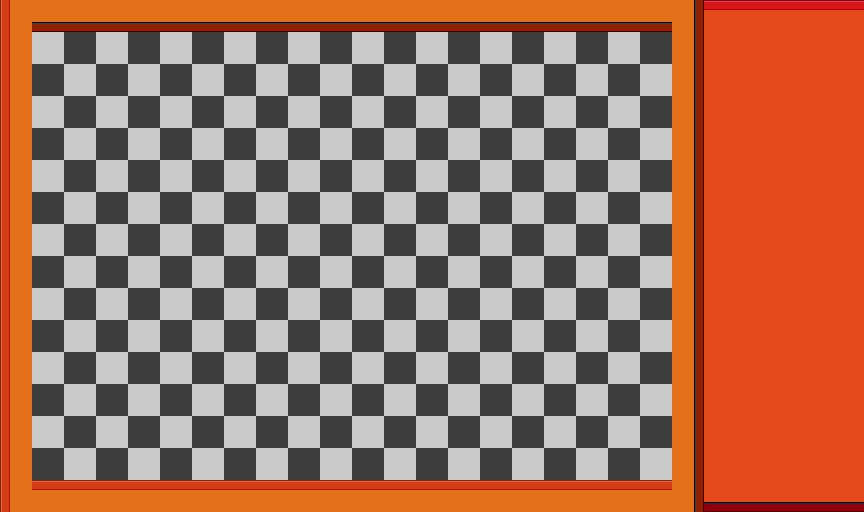

Tiled map render using the project's own tile images. Description and the map definition, with tile-layer contents summarised, below:
An orthogonal 27x16 tile map with 32x32 px tiles, 3 tile layers (Board, IceTurn, FireTurn).

<map version="1.0" orientation="orthogonal" renderorder="right-down" width="27" height="16" tilewidth="32" tileheight="32">
 <tileset firstgid="1" name="tset2" tilewidth="32" tileheight="32">
  <image source="tset2.png" width="480" height="384" />
 </tileset>
 <layer name="Board" width="27" height="16">
  <data>[432 cells, 280 non-empty, 2 distinct tile ids]</data>
 </layer>
 <layer name="IceTurn" width="27" height="16">
  <data>[432 cells, 152 non-empty, 7 distinct tile ids]</data>
 </layer>
 <layer name="FireTurn" width="27" height="16">
  <data>[432 cells, 152 non-empty, 7 distinct tile ids]</data>
 </layer>
</map>